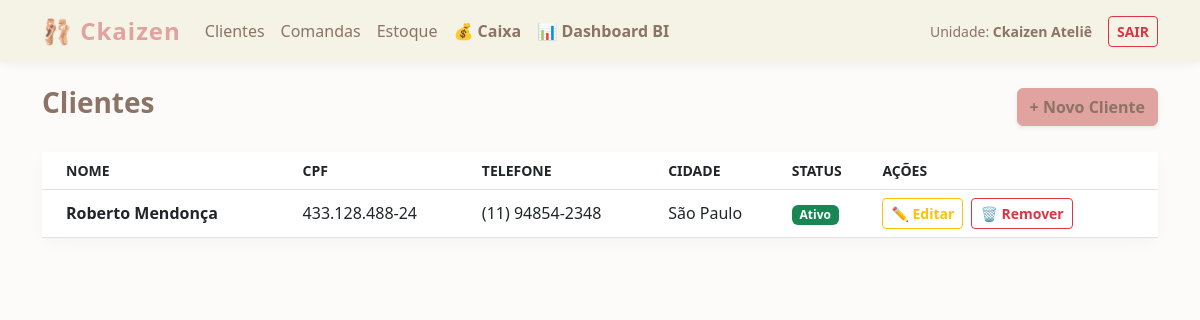
Page /clientes/listar/ (signed in) on the committed database.
### core/models.py (models this page shows, shortened)
class Usuario(AbstractUser):
    TIPO_USUARIO = (
        ('gerente', 'Gerente'),
        ('funcionario', 'Funcionario'),
    )
    email = models.EmailField('Endereço de e-mail', unique=True)
    empresa = models.ForeignKey(
        Empresa,
        on_delete=models.CASCADE,
        related_name='usuarios',
        null=True,
        blank=True
    )
    tipo = models.CharField(max_length=15, choices=TIPO_USUARIO, default='funcionario')
    telefone = models.CharField(max_length=15, blank=True, null=True)
    USERNAME_FIELD = 'email'
    REQUIRED_FIELDS = ['username']

class Empresa(models.Model):
    nome_fantasia = models.CharField(max_length=100)
    cnpj = models.CharField(max_length=18, unique=True, null=True, blank=True)
    data_cadastro = models.DateTimeField(auto_now_add=True)

class Cliente(models.Model):
    id = models.UUIDField(primary_key=True, default=uuid.uuid4, editable=False)
    empresa = models.ForeignKey(Empresa, on_delete=models.CASCADE)
    nome_completo = models.CharField(max_length=255)
    cpf = models.CharField(max_length=14, unique=False)
    telefone = models.CharField(max_length=15)
    cep = models.CharField(max_length=9)
    logradouro = models.CharField(max_length=255)
    numero = models.CharField(max_length=20)
    complemento = models.CharField(max_length=100, blank=True, null=True)
    bairro = models.CharField(max_length=100)
    cidade = models.CharField(max_length=100)
    uf = models.CharField(max_length=2)
    data_cadastro = models.DateTimeField(auto_now_add=True)
    ativo = models.BooleanField(default=True)
    class Meta:
        verbose_name = "Cliente"
        verbose_name_plural = "Clientes"
        ordering = ['nome_completo']

### core/views.py (the view)
# urls.py: path('listar/', views.listar_clientes, name='listar_clientes'),
@login_required
def listar_clientes(request):
    clientes = Cliente.objects.filter(empresa=request.user.empresa, ativo=True)
    return render(request, 'core/cliente_list.html', {'clientes': clientes})

### core/templates/core/cliente_list.html (shortened to what this page needs)
{% extends 'base.html' %}
{% block content %}
<div class="d-flex justify-content-between align-items-center mb-4">
    <h3 class="fw-bold text-ckaizen">Clientes</h3>
    <a href="{% url 'cadastrar_cliente' %}" class="btn btn-primary shadow-sm">+ Novo Cliente</a>
</div>
<div class="card shadow-sm border-0">
    <div class="table-responsive">
        <table class="table table-hover align-middle mb-0 text-ckaizen">
            <thead class="bg-light">
                <tr class="small text-muted text-uppercase">
                    <th class="ps-4">Nome</th>
                    <th>CPF</th>
                    <th>Telefone</th>
                    <th>Cidade</th>
                    <th>Status</th>
                    <th>Ações</th>
                </tr>
            </thead>
            <tbody>
                {% for cliente in clientes %}
                <tr>
                    <td class="ps-4 fw-bold">{{ cliente.nome_completo }}</td>
                    <td>{{ cliente.cpf }}</td>
                    <td>{{ cliente.telefone }}</td>
                    <td>{{ cliente.cidade }}</td>
                    <td>
                        {% if cliente.ativo %}
                            <span class="badge bg-success">Ativo</span>
                        {% else %}
                            <span class="badge bg-secondary">Inativo</span>
                        {% endif %}
                    </td>
                    <td>
                        <div class="d-flex gap-2">
                            <a href="{% url 'editar_cliente' cliente.id %}" class="btn btn-sm btn-outline-warning fw-bold">✏️ Editar</a>
                            <form method="post" action="{% url 'inativar_cliente' cliente.id %}" onsubmit="return confirm('Tem certeza que deseja remover {{ cliente.nome_completo }} do sistema?')">
                                <button type="submit" class="btn btn-sm btn-outline-danger fw-bold">🗑️ Remover</button>
                            </form>
                        </div>
                    </td>
                </tr>
                {% empty %}
                <tr>
                    <td colspan="6" class="text-center py-5 fw-bold text-muted">Nenhum cliente cadastrado.</td>
                </tr>
                {% endfor %}
            </tbody>
        </table>
    </div>
</div>
{% endblock %}

### core/templates/base.html (shortened to what this page needs)
<!DOCTYPE html>
<html lang="pt-br">
<head>
    <link href="https://cdn.jsdelivr.net/npm/bootstrap@5.3.0/dist/css/bootstrap.min.css" rel="stylesheet">
</head>
<body>
    <nav class="navbar navbar-expand-lg navbar-light mb-4">
        <div class="container">
            <a class="navbar-brand fw-bold" href="{% url 'listar_comandas' %}">🩰 Ckaizen</a>
            <div class="collapse navbar-collapse" id="navbarNav">
                <ul class="navbar-nav me-auto">
                    <li class="nav-item"><a class="nav-link" href="{% url 'listar_clientes' %}">Clientes</a></li>
                    <li class="nav-item"><a class="nav-link" href="{% url 'listar_comandas' %}">Comandas</a></li>
                    <li class="nav-item"><a class="nav-link" href="{% url 'listar_estoque' %}">Estoque</a></li>
                    <li class="nav-item"><a class="nav-link fw-semibold text-success" href="{% url 'listar_transacoes' %}">💰 Caixa</a></li>
                    {% if user.tipo == 'gerente' or user.is_superuser %}
                    <li class="nav-item"><a class="nav-link fw-bold text-warning" href="{% url 'dashboard_financeiro' %}">📊 Dashboard BI</a></li>
                    {% endif %}
                </ul>
                <div class="navbar-nav align-items-center">
                    <span class="me-3 small text-ckaizen">Unidade: <strong>{{ user.empresa.nome_fantasia }}</strong></span>
                    <form action="{% url 'logout' %}" method="post" class="d-inline">
                        <button type="submit" class="btn btn-sm btn-outline-danger text-uppercase fw-bold">Sair</button>
                    </form>
                </div>
            </div>
        </div>
    </nav>
    <div class="container">
        {% block content %}{% endblock %}
    </div>
</body>
</html>

### core/templates/base.html (style rules this page uses)
:root { --ckaizen-pink: #E0A39F; --ckaizen-pink-hover: #c98e8a; --ckaizen-brown: #8B7365; --ckaizen-cream: #F5F2E6; --ckaizen-bg: #fcfbf9; --ckaizen-danger: #dc3545; }
body { background-color: var(--ckaizen-bg); font-family: 'Segoe UI', Tahoma, Geneva, Verdana, sans-serif; color: var(--ckaizen-brown); }
.navbar { background-color: var(--ckaizen-cream) !important; box-shadow: 0 2px 10px rgba(0,0,0,0.05); }
.navbar-brand { color: var(--ckaizen-pink) !important; font-size: 1.5rem; letter-spacing: 1px; }
.nav-link { color: var(--ckaizen-brown) !important; font-weight: 500; }
.text-ckaizen { color: var(--ckaizen-brown) !important; }
.btn-primary { background-color: var(--ckaizen-pink); border-color: var(--ckaizen-pink); color: var(--ckaizen-brown); font-weight: 700; }
.card { border: none; border-radius: 10px; box-shadow: 0 4px 15px rgba(0,0,0,0.03) !important; }

### rows in the picture
Usuario: empresa.nome_fantasia "Ckaizen Ateliê"
Cliente: nome_completo "Roberto Mendonça", cpf "433.128.488-24", telefone "(11) 94854-2348", cidade "São Paulo", ativo "Ativo"
